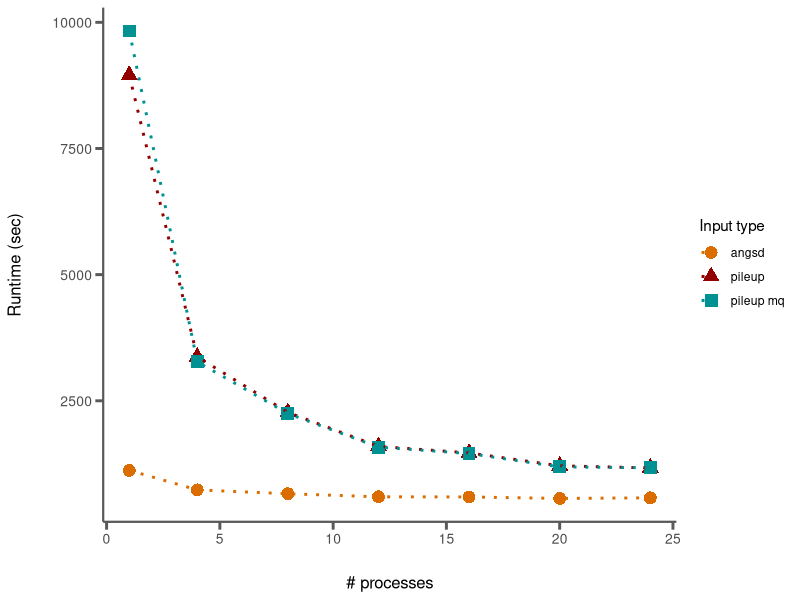
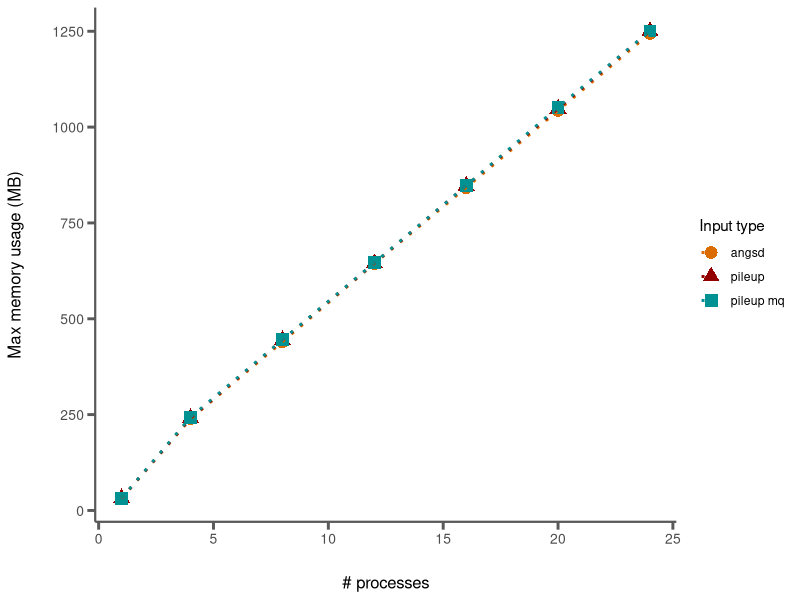

Reproduce these figures in R, in order.
#!/usr/bin/env Rscript
############################################################
# For Referee, 10.18
# Plot time and mem usage for Referee runs
# Gregg Thomas
############################################################

library(ggplot2)
cat("----------\n")

this.dir <- dirname(parent.frame(2)$ofile)
setwd(this.dir)

in_data = read.csv("../data/referee-performance-jsinuosa.csv", header=T)
time = subset(in_data, stat=="time")
mem = subset(in_data, stat=="max mem")
# Manual entry of input files
 
time_p = ggplot(time, aes(x=procs, y=value, shape=factor(input.type))) +
    #geom_smooth(method='glm', color='#333333', fill="#d3d3d3", fullrange=T) +
    geom_point(aes(colour=factor(input.type)), size=4) +
    geom_line(aes(colour=factor(input.type)), size=1, linetype=3) +
    labs(x=paste("# processes"), y=paste("Runtime (sec)"), shape="Input type", color="Input type") +
    theme_classic() +
    scale_color_manual(values=c("#db6d00","#920000","#009292")) +
    theme(axis.text=element_text(size=10), 
            axis.title=element_text(size=12), 
            axis.title.y=element_text(margin=margin(t=0,r=20,b=0,l=0),color="black"), 
            axis.title.x=element_text(margin=margin(t=20,r=0,b=0,l=0),color="black"),
            axis.line=element_line(colour='#595959',size=0.75),
            axis.ticks=element_line(colour="#595959",size = 1),
            axis.ticks.length=unit(0.2,"cm")
            #legend.position="none"
    )

#outfile = paste(outfile_prefix, "-score-v-score.png", sep="")
#ggsave(file=outfile, comp_p, width=8, height=6, units="in")
print(time_p)

mem_p = ggplot(mem, aes(x=procs, y=value, shape=factor(input.type))) +
  #geom_smooth(method='glm', color='#333333', fill="#d3d3d3", fullrange=T) +
  geom_point(aes(colour=factor(input.type)), size=4) +
  geom_line(aes(colour=factor(input.type)), size=1, linetype=3) +
  labs(x=paste("# processes"), y=paste("Max memory usage (MB)"), shape="Input type", color="Input type") +
  theme_classic() +
  scale_color_manual(values=c("#db6d00","#920000","#009292")) +
  theme(axis.text=element_text(size=10), 
        axis.title=element_text(size=12), 
        axis.title.y=element_text(margin=margin(t=0,r=20,b=0,l=0),color="black"), 
        axis.title.x=element_text(margin=margin(t=20,r=0,b=0,l=0),color="black"),
        axis.line=element_line(colour='#595959',size=0.75),
        axis.ticks=element_line(colour="#595959",size = 1),
        axis.ticks.length=unit(0.2,"cm")
        #legend.position="none"
  )

#outfile = paste(outfile_prefix, "-score-v-score.png", sep="")
#ggsave(file=outfile, comp_p, width=8, height=6, units="in")
print(mem_p)


